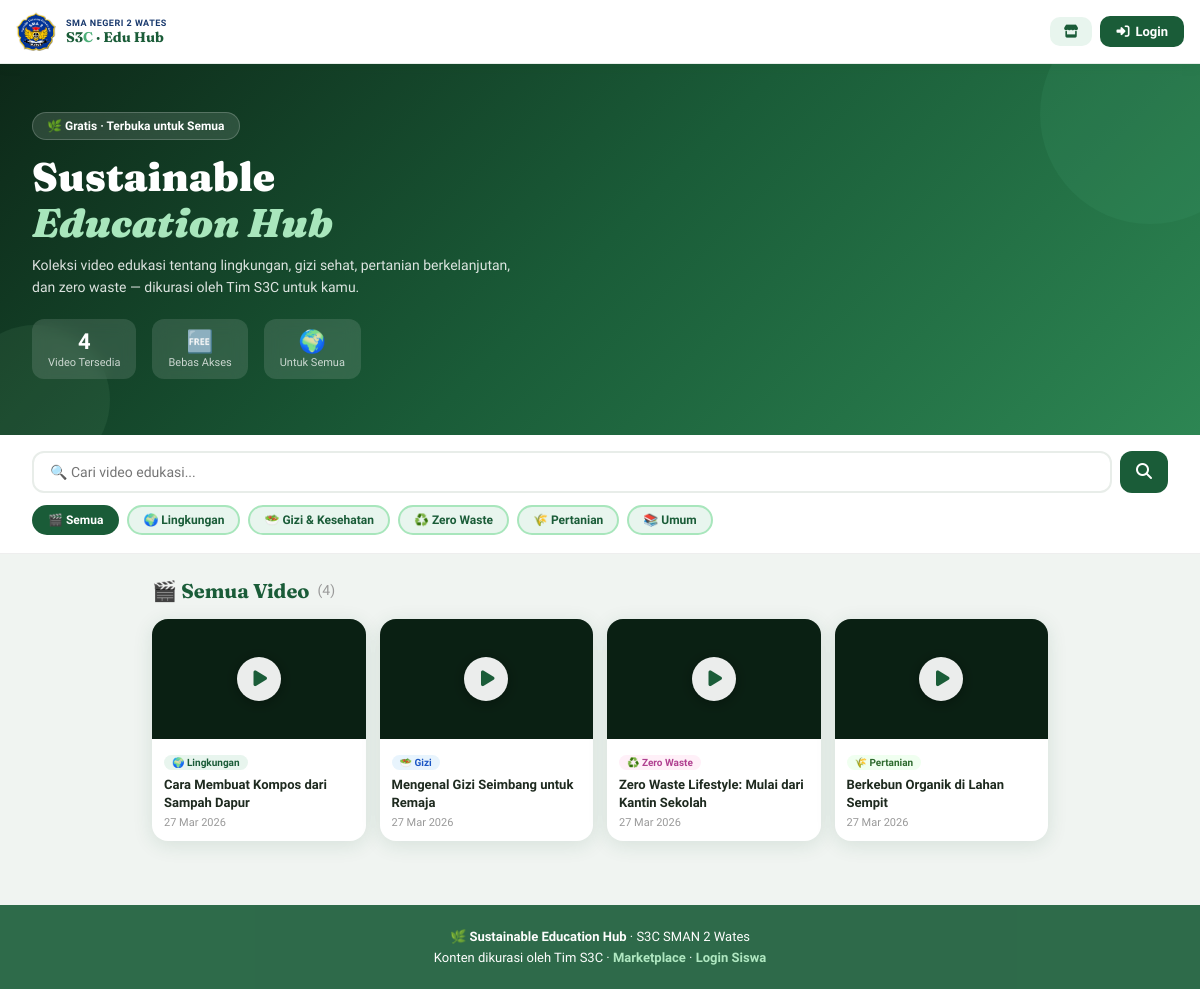
Before: /hub with the older database file.
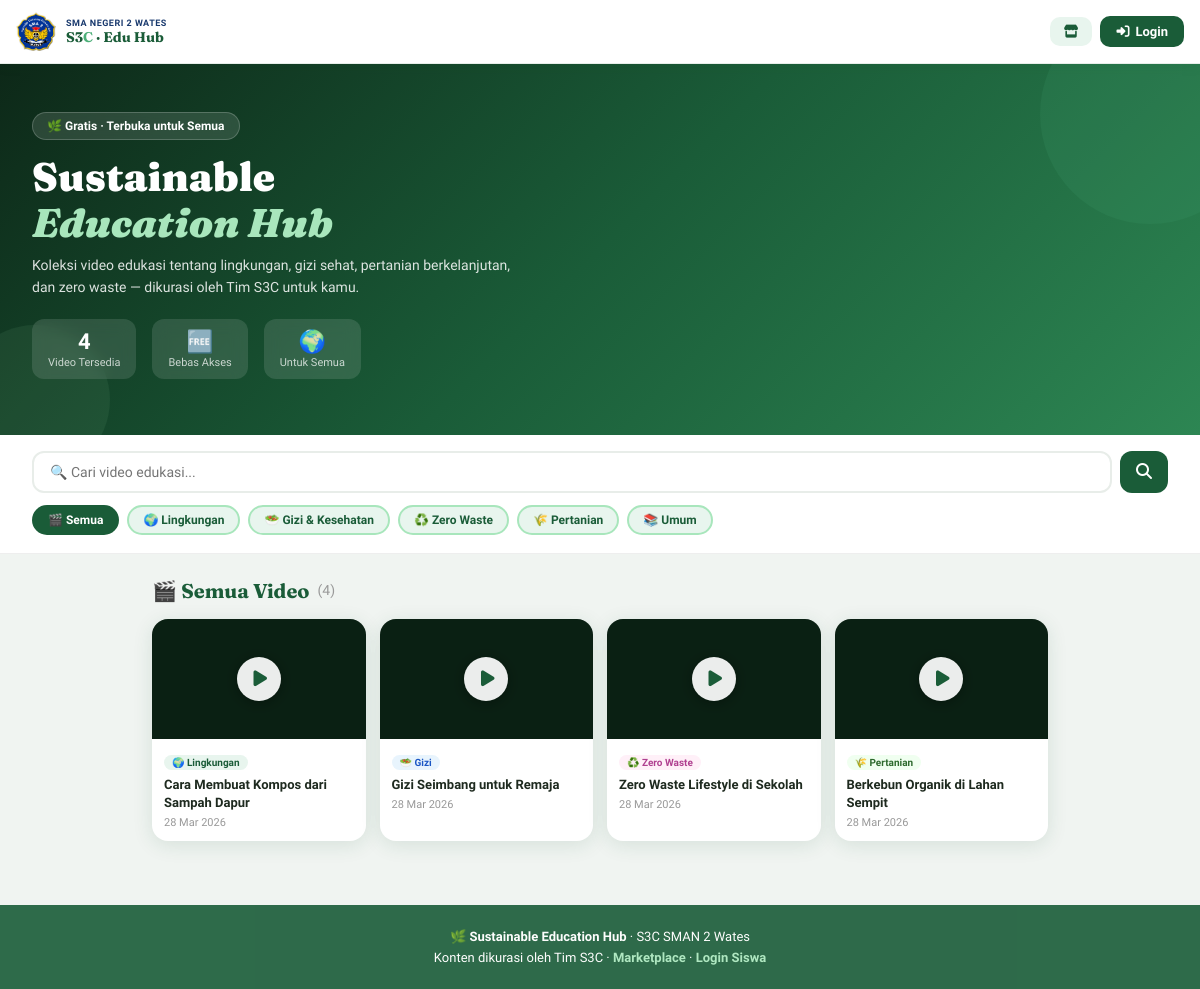
After: the same page with the newer database file.
### tables this page shows
CREATE TABLE edu_videos (
            id INTEGER PRIMARY KEY AUTOINCREMENT,
            title TEXT NOT NULL, youtube_url TEXT NOT NULL,
            description TEXT, category TEXT DEFAULT 'umum',
            uploader_id INTEGER, is_published INTEGER DEFAULT 1,
            created_at TEXT DEFAULT (datetime('now')),
            FOREIGN KEY (uploader_id) REFERENCES users(id)
        );

### app.py (the view)
@app.route('/hub')
def edu_hub():
    cat    = request.args.get('category','all')
    search = request.args.get('search','')
    sql    = "SELECT ev.*,u.name as uploader_name FROM edu_videos ev LEFT JOIN users u ON ev.uploader_id=u.id WHERE ev.is_published=1"
    args   = []
    if cat != 'all':   sql += ' AND ev.category=?'; args.append(cat)
    if search:         sql += ' AND (ev.title LIKE ? OR ev.description LIKE ?)'; args += [f'%{search}%',f'%{search}%']
    sql   += ' ORDER BY ev.created_at DESC'
    videos = query_db(sql, args)
    return render_template('public/edu_hub.html', videos=videos, category=cat, search=search)

### app.py (called while the page is built)
def get_db():
    db = getattr(g, '_database', None)
    if db is None:
        db = g._database = sqlite3.connect(DATABASE)
        db.row_factory = sqlite3.Row
        db.execute("PRAGMA foreign_keys = ON")
    return db

@app.teardown_appcontext
def close_connection(exc):
    db = getattr(g, '_database', None)
    if db: db.close()

def query_db(q, args=(), one=False, commit=False):
    db = get_db()
    cur = db.execute(q, args)
    if commit:
        db.commit()
        return cur.lastrowid
    rv = cur.fetchall()
    return (rv[0] if rv else None) if one else rv

@app.template_filter('strftime')
def strftime_filter(s, fmt='%d %b %Y'):
    if not s: return ''
    try:    return datetime.strptime(s[:19],'%Y-%m-%d %H:%M:%S').strftime(fmt)
    except:
        try: return datetime.strptime(s[:10],'%Y-%m-%d').strftime(fmt)
        except: return s

### templates/public/edu_hub.html (shortened to what the changed rows need)
<!DOCTYPE html>
<html lang="id">
<head>
    <link rel="stylesheet" href="https://cdnjs.cloudflare.com/ajax/libs/font-awesome/6.5.0/css/all.min.css">
</head>
<body>
<div class="hero">
    <div style="position:relative;z-index:1;">
        <h1 class="hero-title">Sustainable<br><span class="accent">Education Hub</span></h1>
    </div>
</div>
<div class="container">
    {% if videos %}
    <div class="video-grid">
        {% for v in videos %}
        <a href="{{ url_for('edu_hub_detail', video_id=v.id) }}" class="video-card">
            <div class="video-thumb">
                <div class="video-thumb-overlay">
                    <div class="play-btn"><i class="fas fa-play" style="margin-left:3px;"></i></div>
                </div>
            </div>
            <div class="video-info">
                <div class="video-cat cat-{{ v.category }}">
                    {% if v.category=='lingkungan' %}🌍 Lingkungan
                    {% elif v.category=='gizi' %}🥗 Gizi
                    {% elif v.category=='zerowaste' %}♻️ Zero Waste
                    {% elif v.category=='pertanian' %}🌾 Pertanian
                    {% else %}📚 Umum{% endif %}
                </div>
                <div class="video-title">{{ v.title }}</div>
                <div class="video-meta">{{ v.created_at | strftime('%d %b %Y') }}</div>
            </div>
        </a>
        {% endfor %}
    </div>
    {% endif %}
</div>
</body>
</html>

Changed rows visible on the page:
changed edu_videos "Cara Membuat Kompos dari Sampah Dapur": created_at|strftime "27 Mar 2026" → "28 Mar 2026"
changed edu_videos: title "Mengenal Gizi Seimbang untuk Remaja" → "Gizi Seimbang untuk Remaja"; created_at|strftime "27 Mar 2026" → "28 Mar 2026"
changed edu_videos: title "Zero Waste Lifestyle: Mulai dari Kantin Sekolah" → "Zero Waste Lifestyle di Sekolah"; created_at|strftime "27 Mar 2026" → "28 Mar 2026"
changed edu_videos "Berkebun Organik di Lahan Sempit": created_at|strftime "27 Mar 2026" → "28 Mar 2026"
